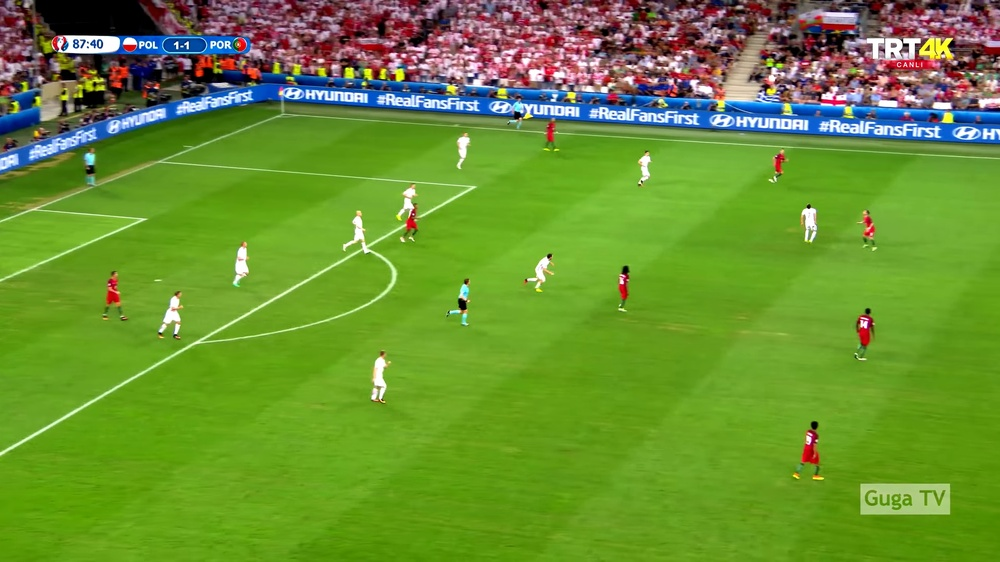
#> input picture samples/14.jpg, 1000 x 562 px, shrunk from 2560 x 1440 before the run; its folder holds only this picture in this run
$ python detect_field.py
#> lines starting #> are read from the running program, lines starting #| are printed output that depends on the picture; after the words box and inside, x2 and y2 are one past the last pixel; in counts of white or black regions, pixels touching at a corner belong together
#> further down, img is the input picture: shape (562, 1000, 3); mean B, G, R 50, 145.1, 105.6
import cv2
import numpy as np
import os


def histeq(img: np.ndarray):
    """Equalize multi-channel histogram"""
    _img = img.copy()
    for i, _ in enumerate(img):
        _img[i] = cv2.equalizeHist(img[i])
    return _img


def get_field_mask(img: cv2.Mat, debug=False):
    """Get the mask of the field"""
    low_threshold = np.array([0, 90, 0], dtype=np.uint8)
    high_threshold = np.array([170, 255, 255], dtype=np.uint8)

    img = histeq(img)
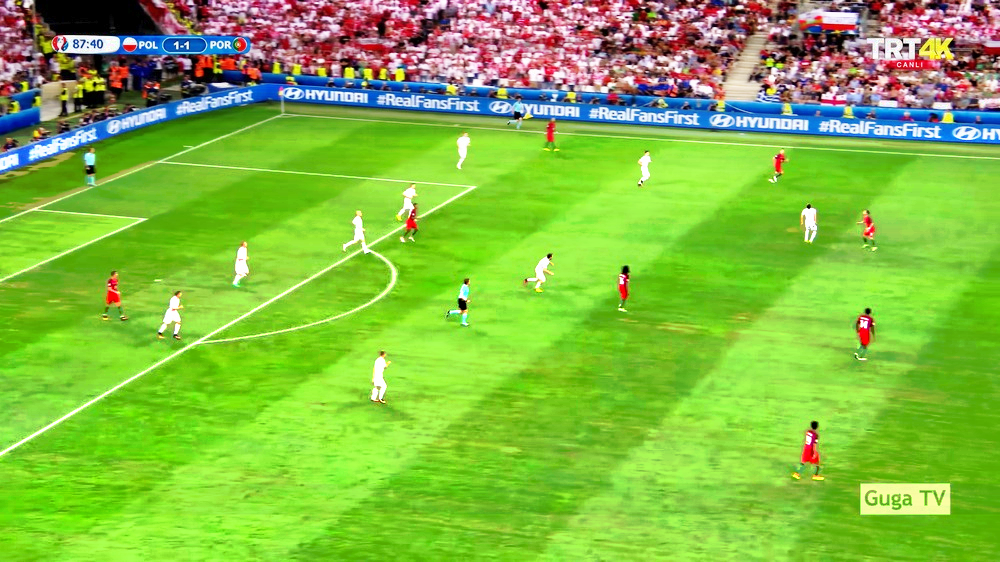
#> img: shape (562, 1000, 3); mean of channels 0, 1, 2 64.8, 186.8, 130; drawn as B, G, R
    mask: cv2.Mat = cv2.inRange(img, low_threshold, high_threshold)
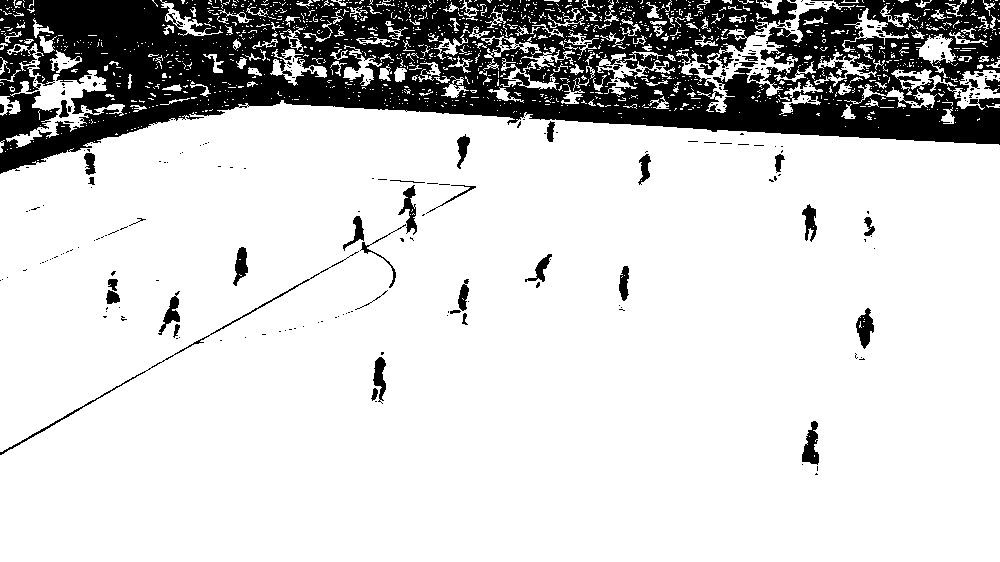
#> mask: shape (562, 1000); 81.4% white; 317 black regions (274 under 20 px), largest, box (x1, y1, x2, y2) and area: (0, 0, 1000, 174) 96857, (0, 251, 359, 455) 699, (802, 421, 819, 465) 442

    kernel = cv2.getStructuringElement(cv2.MORPH_RECT, (3, 3))
    # morph open -> remove small links between inner-field and outer-field
    mask = cv2.morphologyEx(mask, cv2.MORPH_OPEN, kernel, iterations=15)
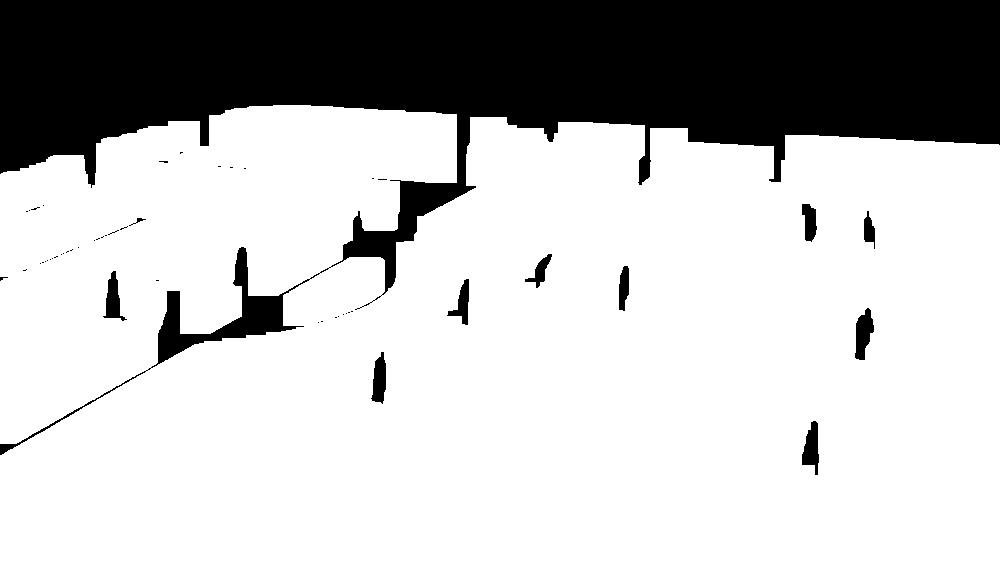
#> mask: shape (562, 1000); 74.3% white; 51 black regions (40 under 20 px), largest, box (x1, y1, x2, y2) and area: (0, 0, 1000, 455) 140253, (855, 308, 874, 360) 627, (802, 421, 819, 475) 571
    mask = cv2.morphologyEx(mask, cv2.MORPH_DILATE, kernel, iterations=25)
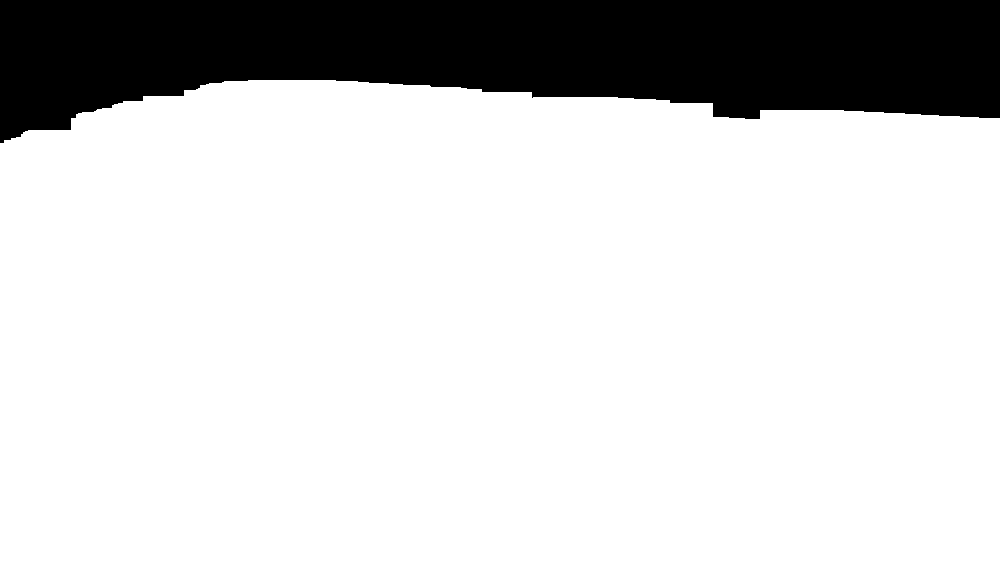
#> mask: shape (562, 1000); 82% white; 1 black region, box (x1, y1, x2, y2) and area: (0, 0, 1000, 143) 101074

    # create a black frame border of 1px wide to have a closed field contour
    mask[0, :] = 0
    mask[:, 0] = 0
    mask[-1, :] = 0
    mask[:, -1] = 0
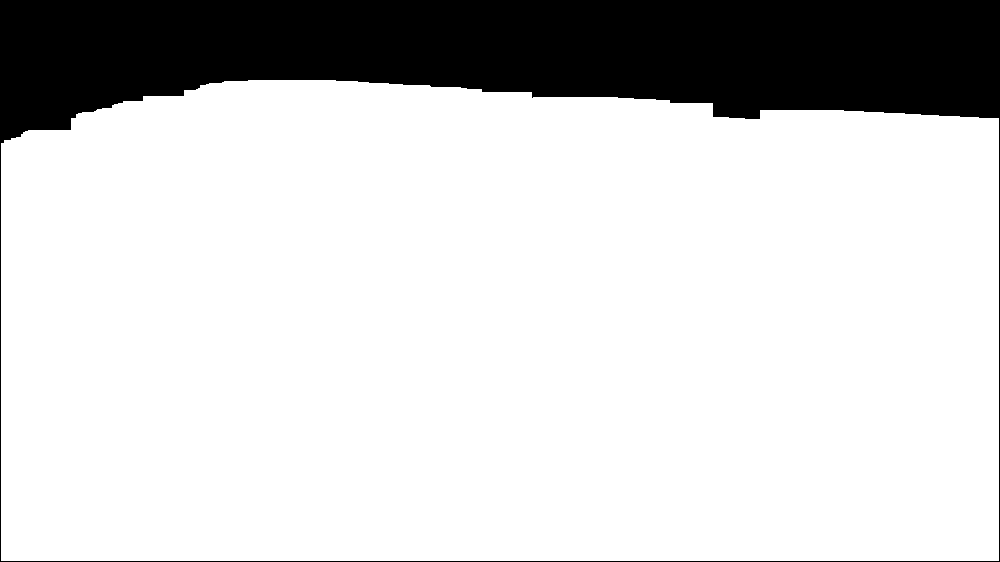
#> mask: shape (562, 1000); 81.7% white; 1 black region

    if debug:
        cv2.imshow("mask", mask)

    contours, _ = cv2.findContours(
        mask, mode=cv2.RETR_EXTERNAL, method=cv2.CHAIN_APPROX_SIMPLE
    )
#> contours = 1 contour; box (x1, y1, x2, y2) and area: (1, 80, 999, 561) 457606

    contours = sorted(contours, key=lambda x: cv2.contourArea(x), reverse=True)
    final_mask = np.zeros(mask.shape, np.uint8)
    cv2.drawContours(final_mask, [contours[0]], 0, (255,255,255), -1)
    return cv2.Mat(final_mask)


if __name__ == "__main__":
    base_folder = "samples"
    sample_files = os.listdir(base_folder)

    for filename in sample_files[:2]:
        img = cv2.imread(os.path.join(base_folder, filename))
        field_mask = get_field_mask(img)
        # cv2.drawContours(img, [field_contour], -1, (255, 255, 0), 3)
        result = cv2.bitwise_and(img, img, mask=field_mask)
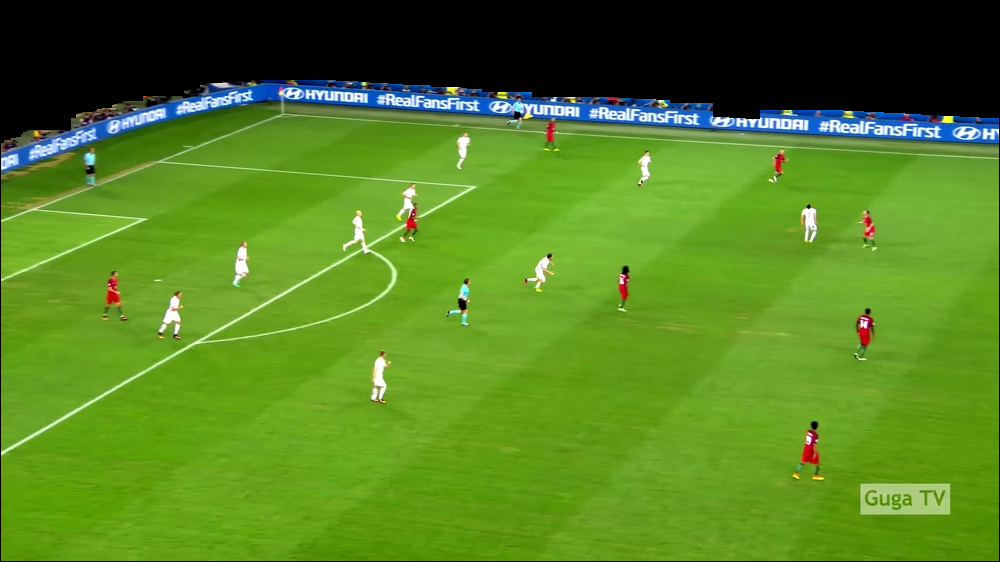
#> result: shape (562, 1000, 3); mean B, G, R 33.1, 129.3, 84.1
        cv2.imshow(filename, result)
        cv2.waitKey(0)

    cv2.destroyAllWindows()

$ run again, on samples/18.jpg
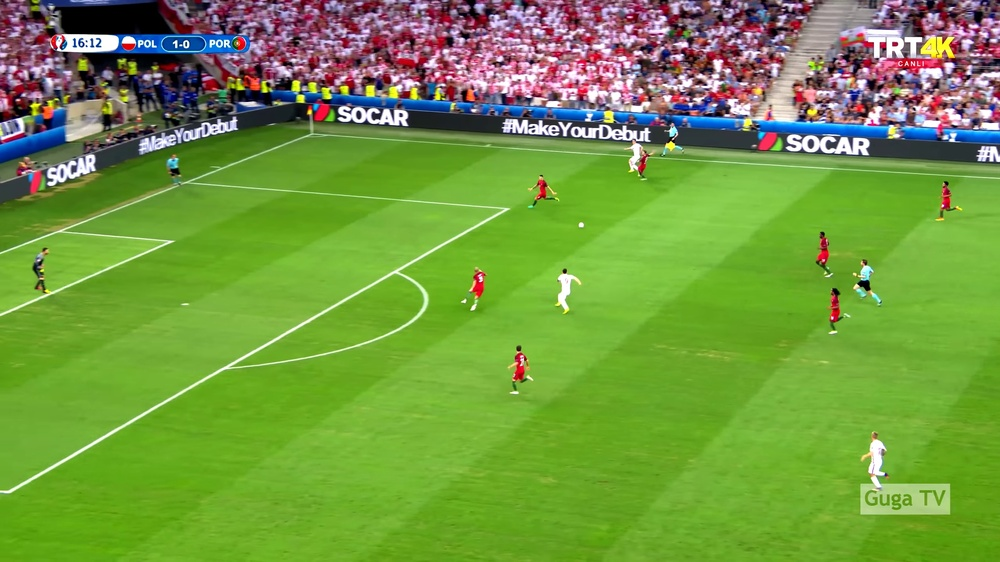
#> input picture samples/18.jpg, 1000 x 562 px, shrunk from 2560 x 1440 before the run
#> img is the input picture: shape (562, 1000, 3); mean B, G, R 64.7, 152.4, 114.2
#> in get_field_mask, `mask[:, -1] = 0`:
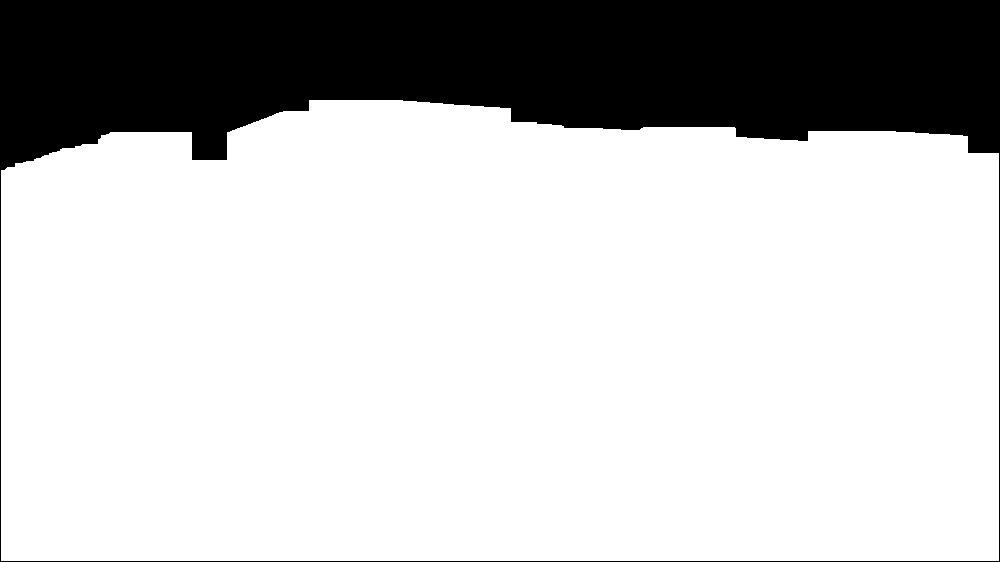
#> mask: shape (562, 1000); 76.9% white; 1 black region
#> contours = 1 contour; box (x1, y1, x2, y2) and area: (1, 100, 999, 561) 430558
#> `result = cv2.bitwise_and(img, img, mask=field_mask)`:
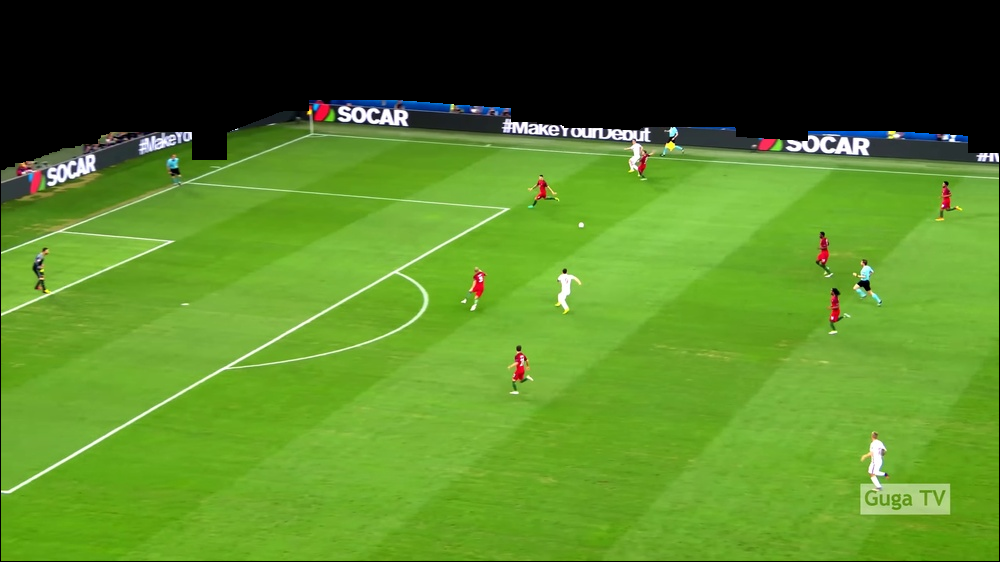
#> result: shape (562, 1000, 3); mean B, G, R 37.9, 129.4, 84.9

$ run again, on samples/37.jpg
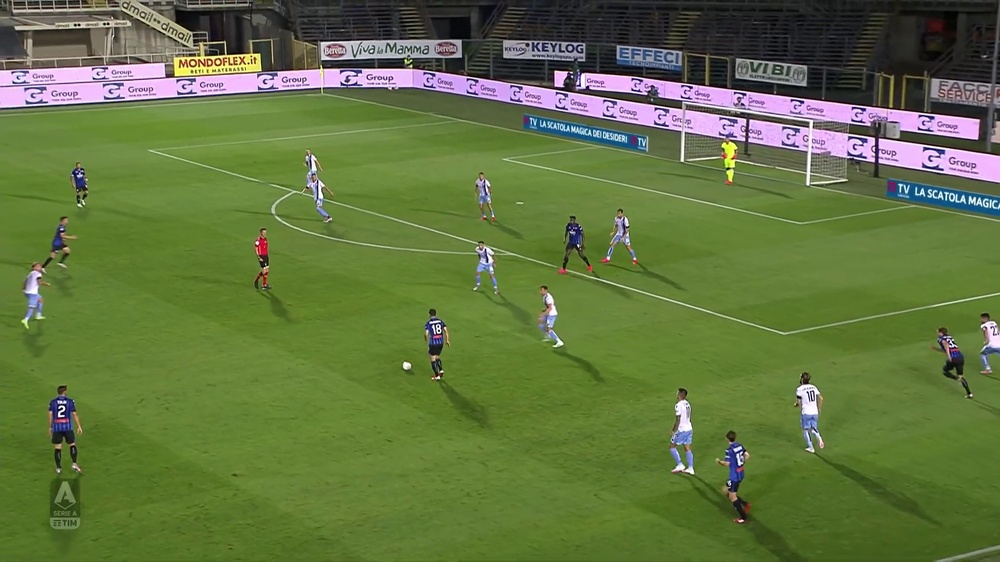
#> input picture samples/37.jpg, 1000 x 562 px, shrunk from 1920 x 1080 before the run
#> img is the input picture: shape (562, 1000, 3); mean B, G, R 64.4, 115.9, 97.9
#> in get_field_mask, `mask[:, -1] = 0`:
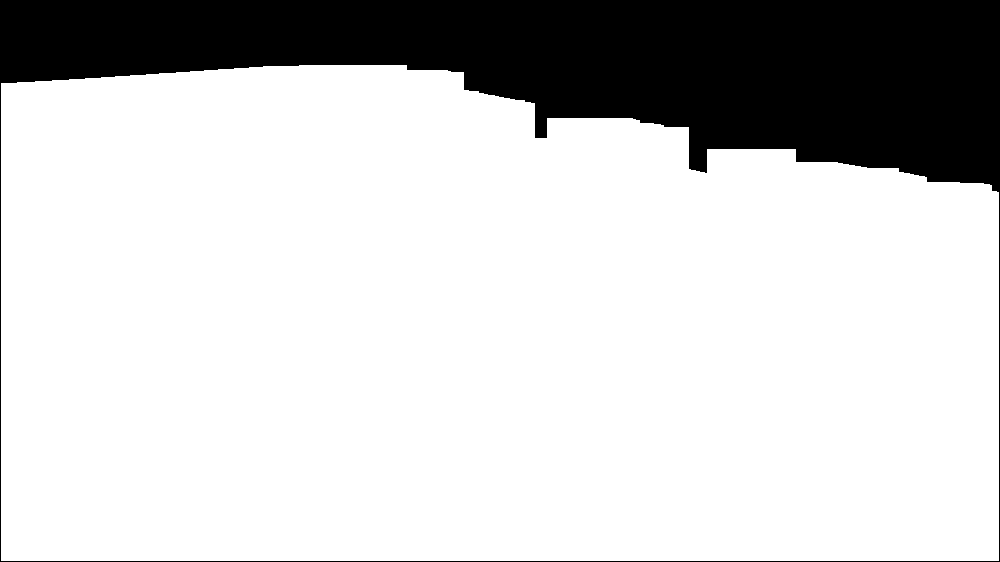
#> mask: shape (562, 1000); 80% white; 1 black region
#> contours = 1 contour; box (x1, y1, x2, y2) and area: (1, 65, 999, 561) 448222
#> `result = cv2.bitwise_and(img, img, mask=field_mask)`:
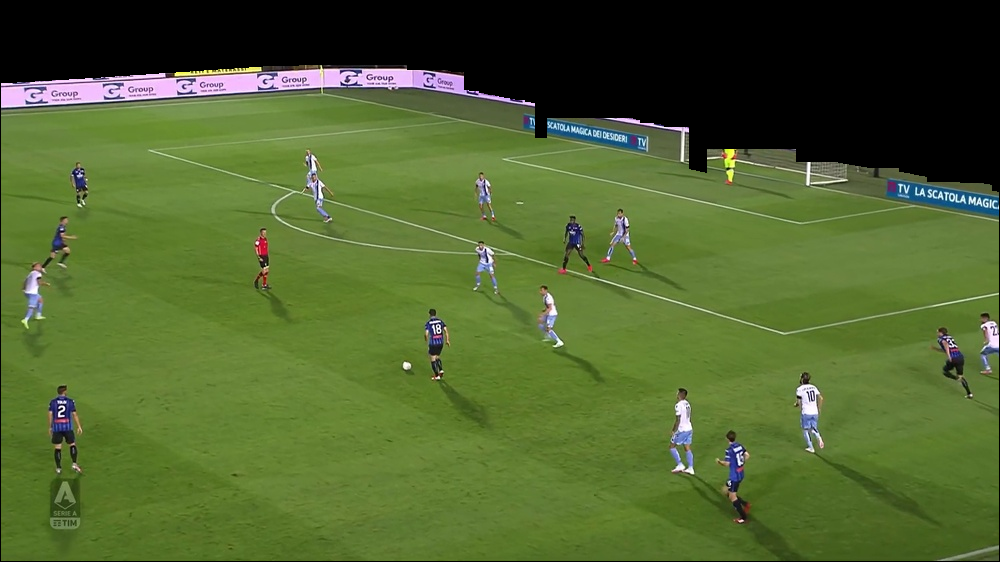
#> result: shape (562, 1000, 3); mean B, G, R 46.3, 99, 79.3

$ run again, on samples/42.jpg
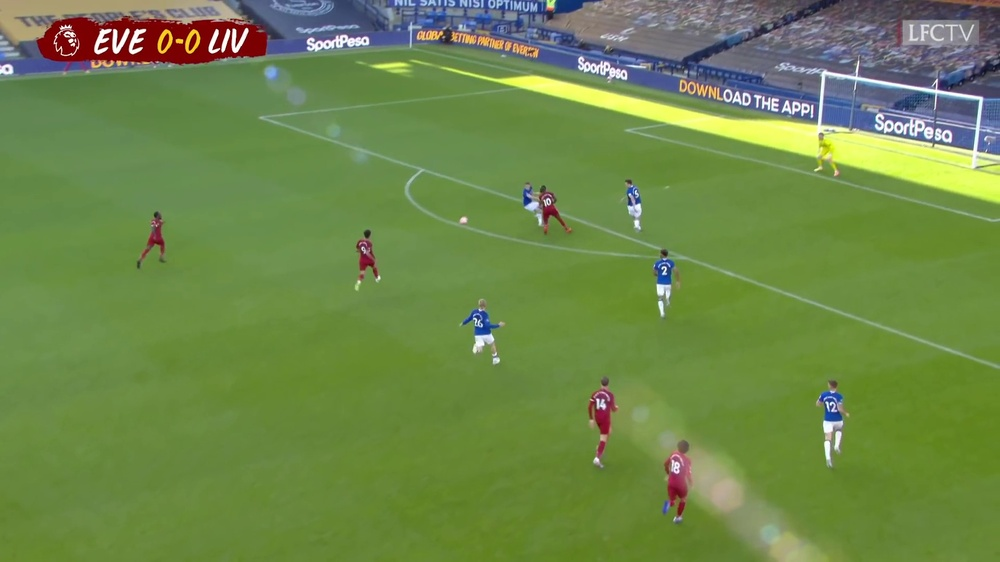
#> input picture samples/42.jpg, 1000 x 562 px, shrunk from 1920 x 1080 before the run
#> img is the input picture: shape (562, 1000, 3); mean B, G, R 74, 135.4, 109.5
#> in get_field_mask, `mask[:, -1] = 0`:
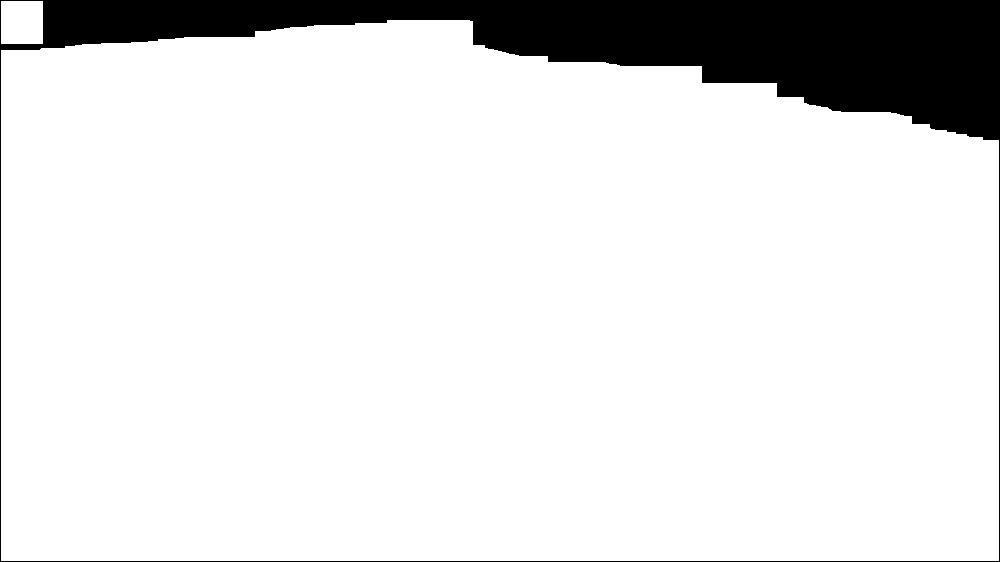
#> mask: shape (562, 1000); 88.9% white; 1 black region
#> contours = 2 contours; box (x1, y1, x2, y2) and area: (1, 20, 999, 561) 496224, (1, 1, 43, 44) 1722
#> final_mask: shape (562, 1000); 88.6% white; 1 black region, box (x1, y1, x2, y2) and area: (0, 0, 1000, 562) 64268
#> `result = cv2.bitwise_and(img, img, mask=field_mask)`:
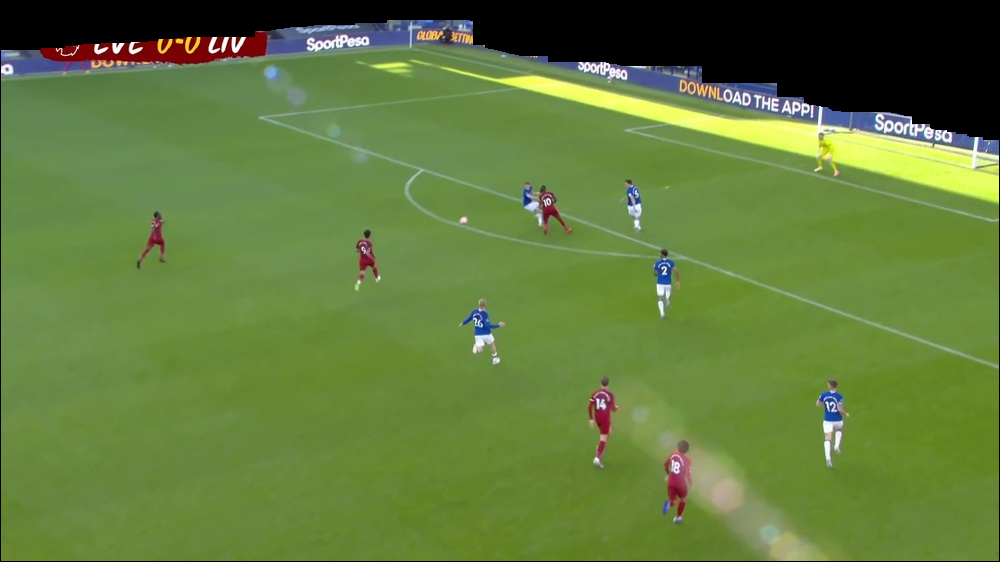
#> result: shape (562, 1000, 3); mean B, G, R 60.4, 123.3, 96.9
